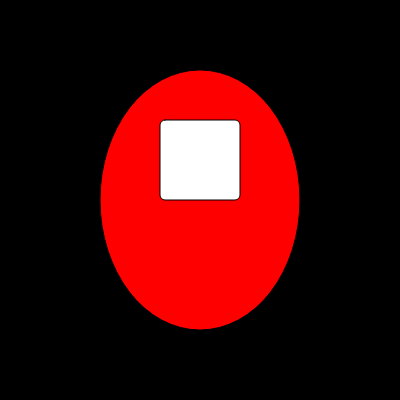
Frame 1 (no input)
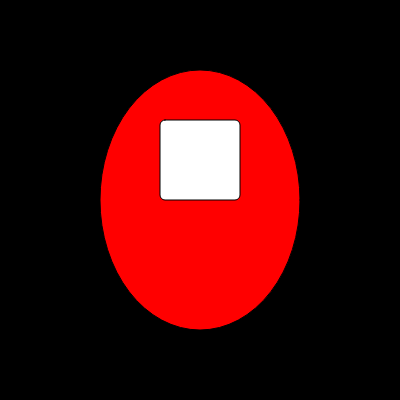
Frame 60 (no input)
Frame 120 (the mouse pressed at the canvas centre since frame 60): identical to frame 60, image omitted

The p5.js sketch that drew these frames (run headless with seeded random() and noise() and a simulated clock; from frame 60 on, the mouse is pressed at the canvas centre):

// p5.js sketch
// ── sketch.js
function setup() {
  createCanvas(400, 400);
  background(0);
  rectMode(CENTER);
}

function draw() {
  fill(255, 0, 0);
  ellipse(width / 2, height / 2, 200, 260);
  fill(255);
  rect(width / 2, height / 2 - 40, 80, 80, 5);
}
